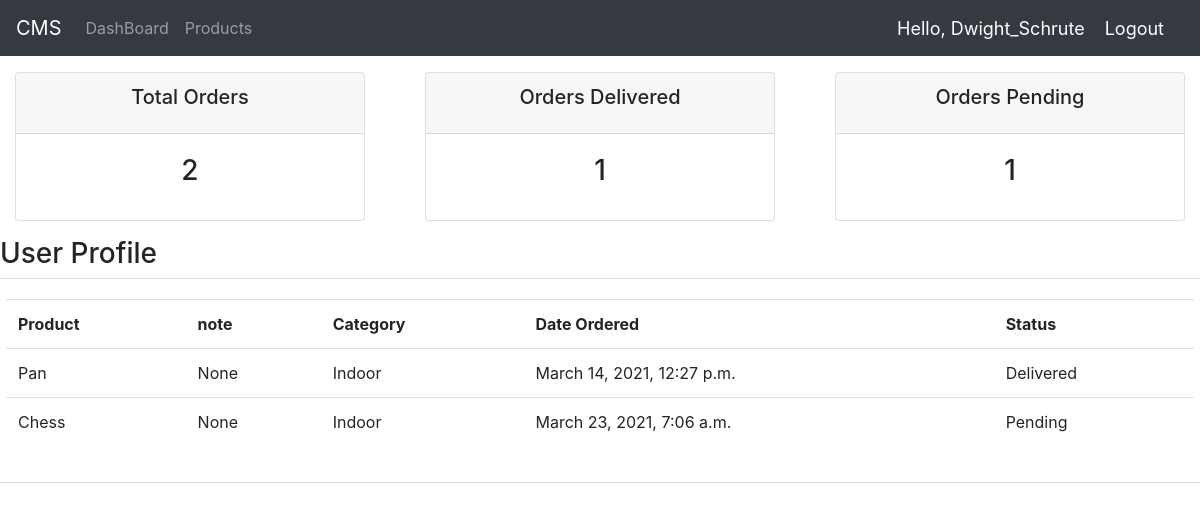
/user/ (signed in), run on the app's committed database.
### accounts/models.py (models this page shows, shortened)
class Order(models.Model):
    STATUS = (
        ('Pending', 'Pending'),
        ('Out For Delivery', 'Out For Delivery'),
        ('Delivered', 'Delivered')
    )
    status = models.CharField(max_length=50, null=True, choices=STATUS)
    date_created = models.DateTimeField(auto_now_add=True, null=True)
    customer = models.ForeignKey(
        Customer, null=True, on_delete=models.SET_NULL)
    product = models.ForeignKey(Product, null=True, on_delete=models.SET_NULL)
    status = models.CharField(max_length=200, null=True, choices=STATUS)
    note = models.CharField(max_length=200, null=True)

class Product(models.Model):
    CATEGORY = (
        ("Indoor", "Indoor"),
        ("Outdoor", "Outdoor"),
    )
    name = models.CharField(max_length=100, null=True)
    category = models.CharField(max_length=100, null=True, choices=CATEGORY)
    description = models.CharField(max_length=100, null=True)
    price = models.FloatField(null=True)
    date_created = models.DateTimeField(auto_now_add=True, null=True)
    tags = models.ManyToManyField(Tag)
    def __str__(self):
        return self.name

### accounts/decorators.py (the view)
        def wrapper_func(request,*args,**kwargs):
            group = None
            if request.user.groups.exists():
                group = request.user.groups.all()[0].name
            if group in allowed_roles:
                return view_func(request,*args,**kwargs)
            else:
                return HttpResponse('You are not authorized to view this page')

### accounts/views.py (called while the page is built)
@login_required(login_url='login')
@allowed_users(allowed_roles=['customer'])
def userPage(request):
    orders = request.user.customer.order_set.all()
    total_orders = orders.count()
    delivered = orders.filter(status='Delivered').count()
    pending = orders.filter(status='Pending').count()
    context = {'orders':orders, 'total_orders': total_orders,
     'delivered': delivered,
     'pending': pending}
    return render(request,'accounts/user.html',context)

### accounts/templates/accounts/user.html (shortened to what this page needs)
{% extends 'accounts/index.html' %}
{% block content %}
{% include 'accounts/status.html' %}
<h3>User Profile</h3>
<div class="row">
  <div class="card card-body">
    <table class="table">
      <tr>
        <th>Product</th>
        <th>note</th>
        <th>Category</th>
        <th>Date Ordered</th>
        <th>Status</th>
      </tr>
      {% for i in orders%}
      <tr>
      <td>{{i.product}}</td>
      <td>{{i.note}}</td>
      <td>{{i.product.category}}</td>
      <td>{{i.date_created}}</td>
      <td>{{i.status}}</td>
    </tr>
      {%endfor%}
    </table>
  </div>
</div>
{% endblock%}

### accounts/templates/accounts/index.html (shortened to what this page needs)
{%load static%}
<!DOCTYPE html>
<html lang="en">
  <head>
    <link
      rel="stylesheet"
      href="https://stackpath.bootstrapcdn.com/bootstrap/4.5.2/css/bootstrap.min.css"
    />
    <link rel="stylesheet" href="{% static '/css/index.css'%}" />
  </head>
  <body>
    {% include 'accounts/navbar.html' %}
    <br />
    {% block content %} {% endblock %}
    <br />
  </body>
</html>

### accounts/templates/accounts/navbar.html (shortened to what this page needs)
<nav class="navbar navbar-expand-lg navbar-dark bg-dark fixed-top">
  <a class="navbar-brand" href="#">CMS</a>
  <div class="collapse navbar-collapse" id="navbarNavAltMarkup">
    <div class="navbar-nav">
      <a class="nav-item nav-link" href="{% url 'home'%}">DashBoard</a>
      <a class="nav-item nav-link" href="{% url 'products'%}">Products</a>
    </div>
  </div>
  <span class="hello-msg">Hello, {{request.user}}</span>
  <span ><a  class="hello-msg" href="{% url 'logout' %}">Logout</a></span>
</nav>

### accounts/templates/accounts/status.html (shortened to what this page needs)
<br>
<br>
<div class="row">
    <div class="col">
     <div class="col-md">
      <div class="card text-center text-black  mb-3" id="total-orders">
         <div class="card-header">
          <h5 class="card-title">Total Orders</h5>
         </div>
         <div class="card-body">
           <h3 class="card-title">{{total_orders}}</h3>
         </div>
      </div>
     </div>
    </div>
<div class="col">
    <div class="col-md">
     <div class="card text-center text-black  mb-3" id="orders-delivered">
        <div class="card-header">
         <h5 class="card-title">Orders Delivered</h5>
        </div>
        <div class="card-body">
          <h3 class="card-title">{{delivered}}</h3>
        </div>
     </div>
    </div>
   </div>
<div class="col">
<div class="col-md">
 <div class="card text-center text-black  mb-3" id="orders-pending">
    <div class="card-header">
     <h5 class="card-title">Orders Pending</h5>
    </div>
    <div class="card-body">
      <h3 class="card-title">{{pending}}</h3>
    </div>
 </div>
</div>
</div>
</div>

### accounts/templates/accounts/navbar.html (style rules this page uses)
.hello-msg { font-size: 18px; color: #fff; margin-right: 20px; }

### data on the page
Order: product "Pan", note "None", product.category "Indoor", date_created "March 14, 2021, 12:27 p.m.", status "Delivered"
Order: product "Chess", note "None", product.category "Indoor", date_created "March 23, 2021, 7:06 a.m.", status "Pending"

### other printed values
{{ request.user }} "Dwight_Schrute"
{{ total_orders }} "2"
{{ delivered }} "1"
{{ pending }} "1"
